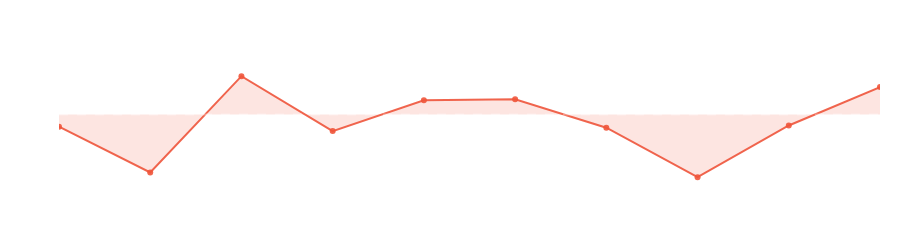

Notebook source saved alongside this figure:
### Code cell
# Emotional arc
if 'sentiment' in result['tool_results']:
    arc_fig = create_sentiment_arc_chart(result['tool_results']['sentiment']['sentence_scores'])
    arc_fig.update_layout(title="Emotional Arc Across Sentences")
    arc_fig.show()

### Figure 1 — Plotly figure (JSON) as saved in the notebook; plotly's stock layout.template omitted (floating-point values rounded to 4 significant figures)
{"data": [{"fill": "tozeroy", "fillcolor": "rgba(239, 85, 59, 0.15)", "line": {"color": "rgba(239, 85, 59, 0.9)", "width": 2}, "marker": {"size": 6}, "mode": "lines+markers", "name": "Sentiment", "type": "scatter", "x": [1, 2, 3, 4, 5, 6, 7, 8, 9, 10], "y": [-0.159, -0.754, 0.499, -0.216, 0.186, 0.198, -0.172, -0.816, -0.143, 0.357]}], "layout": {"font": {"color": "white", "size": 11}, "height": 250, "margin": {"b": 40, "l": 50, "r": 20, "t": 30}, "paper_bgcolor": "rgba(0,0,0,0)", "plot_bgcolor": "rgba(0,0,0,0)", "shapes": [{"line": {"color": "rgba(255,255,255,0.3)", "dash": "dash"}, "type": "line", "x0": 0, "x1": 1, "xref": "x domain", "y0": 0, "y1": 0, "yref": "y"}], "showlegend": false, "title": {"text": "Emotional Arc Across Sentences"}, "xaxis": {"gridcolor": "rgba(255,255,255,0.1)", "title": {"text": "Sentence"}}, "yaxis": {"gridcolor": "rgba(255,255,255,0.1)", "range": [-1.1, 1.1], "title": {"text": "Sentiment (-1 to 1)"}}}}
